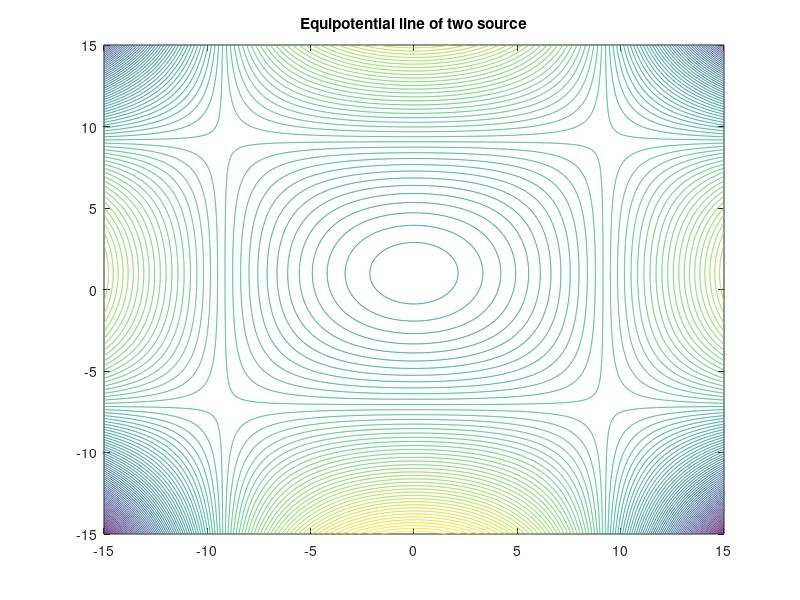
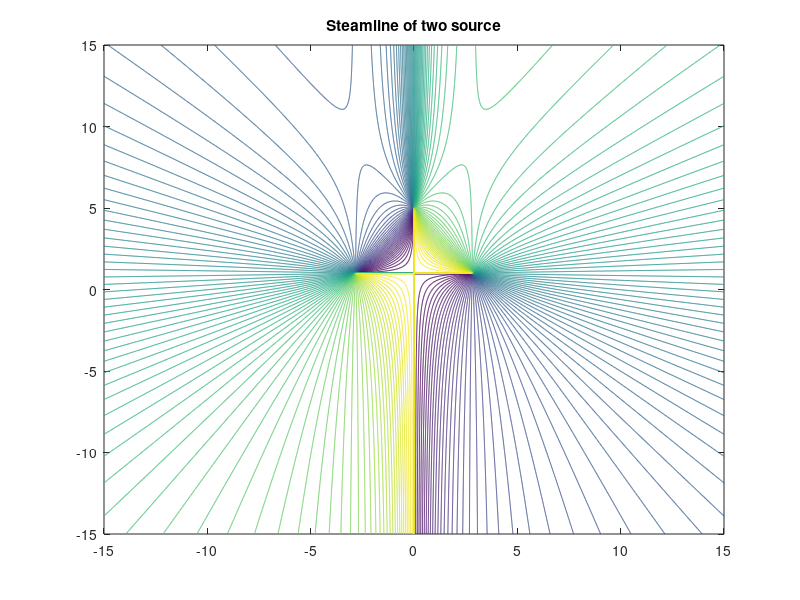

Write MATLAB code to recreate these figures, in order. (Note: this script raises an error after producing the figures.)
%% 
clear
clc
close all

nx=1000;xmin=-15;xmax=15;
ny=1000;ymin=-15;ymax=15;
[x,y]=meshgrid(linspace(xmin,xmax,nx),linspace(ymin,ymax,ny));
a = 3; h = 1;
Q = 10;
potentialfun = Q/4/pi*log((x.^2-a^2-h^2-y.^2+2*h*y)^2+4*x.^2*(y-h)^2);
levmax=max(max(potentialfun));
levmin=min(min(potentialfun));
lev=linspace(levmin,levmax,100);
figure;
contour(x,y,potentialfun,lev)
title('Equipotential line of two source');

streamfun = Q/2/pi*atan2(2*x.*(y-h),(x.^2-a^2-h^2-y^2+2*h*y));
lev1max=max(max(streamfun));
lev1min=min(min(streamfun));
lev1=linspace(lev1min,lev1max,100);
figure;
contour(x,y,streamfun,lev1)
title('Steamline of two source');


%% find interface inside
clear
clc
close all
particleSize = 125;  % unit: um
gapThickness = 1.397; % unit: mm
phiInitial = 0.31;
FlowRate = 150;      % unit: ml/min
pixelUpperLimitDelete = 40; % image inside this circle will be removed.
pixelLowerLimitDelete = 440;

MainDirectory = 'C:\Users\lr546\Desktop\';
DataDirectory = [MainDirectory,num2str(particleSize),'particle ',...
      num2str(gapThickness),'gap\phi',num2str(phiInitial*100)];
parameterDirectory = [DataDirectory,'\data.xls'];
imageDirectory =[DataDirectory,'\Gray Image\'];
Ratio = xlsread(parameterDirectory,1,'A2'); % unit: pixel/cm
inletRowPosition = xlsread(parameterDirectory,1,'B2');
inletColumnPosition = xlsread(parameterDirectory,1,'C2');

timeFrame = [450];
indexTotal = length(timeFrame);
for indexAnalysis = 1:length(timeFrame)
imageCalDirectory = [imageDirectory,num2str(timeFrame(indexAnalysis)),'.png'];
imageIntensity = imread(imageCalDirectory);

[imageHeight,imageWidth,~] = size(imageIntensity); 
imageGrayIntensity = rgb2gray(imageIntensity);
imageAnalysis = ezsmoothn(double(imageGrayIntensity));


image1 = imageAnalysis;
[fx,fy] = gradient(image1);

   binaryThreshold = graythresh(image1);
   imageClusterBinary = imbinarize(image1,binaryThreshold);
   figure
   imshow(imageClusterBinary)

imageOut = edge(image1,'canny');
figure; imshow(imageOut)
figure;imshow(fx)
figure;imshow(fy)
end
%% test perimeter of interface
clear
clc
close all


MainDirectory = 'C:\Users\lr546\Desktop\';
phiInitialArray = [0.17,0.2,0.25,0.28,0.31];
for informationGetIndex = 1:length(phiInitialArray)
      particleSize = 125;  % unit: um
      gapThickness = 1.397; % unit: mm
      phiInitial = phiInitialArray(informationGetIndex);
      FlowRate = 150;      % unit: ml/min
      timeFrame = linspace(30,600,571);
      % timeFrame = linspace(6,20,15).^2;
      DataDirectory = [MainDirectory,num2str(particleSize),'particle ',...
      num2str(gapThickness),'gap\phi',num2str(phiInitial*100)];
      interfaceDirectory = [DataDirectory,'\interface data'];
      parameterDirectory = [DataDirectory,'\data.xls'];
      ratio = xlsread(parameterDirectory,1,'A2')-3.7; % unit: pixel/cm

      indexTotal = length(timeFrame);
      s = zeros(1,indexTotal);
for indexAnalysis = 1:indexTotal
    fileDirectory = [interfaceDirectory,'\',num2str(timeFrame(indexAnalysis)),'.csv'];
    interface = csvread(fileDirectory,1,0);
    theta = interface(:,1);
    rho = interface(:,2);
    theta1 = theta;
    theta1(1,:) = [];
    rho1 = rho;
    rho1(1,:) = [];
    pointNumber = length(theta);
    theta(pointNumber) = [];
    rho(pointNumber) = []; 
    radiusCircle1 = ratio*sqrt(FlowRate/60 * timeFrame(indexAnalysis)/30/pi/(gapThickness/10));
    s(indexAnalysis) = sum(abs((theta-theta1).*(rho+rho1)/2));
    s1 = s;
    s2 = s;
    s1(:,1) = [];
    s2(:,indexTotal) = [];
    sdiff = s2./s1;
    rhoMean(indexAnalysis) = mean(rho1);
end
time = timeFrame;
time(:,indexTotal) = [];
% semilogx(time,sdiff,'-*')
% plot(sqrt(timeFrame),rhoMean);
loglog(timeFrame,s)
hold on
end
hold off
%% test smooth setting
clear
clc
close all

particleSize = 125;  % unit: um
gapThickness = 1.397; % unit: mm
phiInitial = 0.17;
FlowRate = 150;      % unit: ml/min
MainDirectory = 'C:\Users\lr546\Desktop\';


DataDirectory = [MainDirectory,num2str(particleSize),'particle ',...
      num2str(gapThickness),'gap\phi',num2str(phiInitial*100)];
interfaceDirectory = [DataDirectory,'\interface data'];
parameterDirectory = [DataDirectory,'\data.xls'];
% ratio = xlsread(parameterDirectory,1,'A2')-3.6; % unit: pixel/cm
% timeFrame = linspace(30,600,571);
timeFrame = 400;

fileDirectory = [interfaceDirectory,'\',num2str(timeFrame),'.csv'];
      interface1 = csvread(fileDirectory,1,0);
theta1 = interface1(:,1);
rho1 = interface1(:,2);
rho1S = smooth(rho1,'sgolay');
rho1S = smooth(rho1S,'sgolay');
rho1Sm = ezsmoothn(rho1);
      figure;plot(theta1,rho1)
      figure;plot(theta1,rho1S)
      figure;plot(theta1,rho1Sm)
%% test output csv
clear
clc
close all
output2 = {'theta','rho','rho_nomalized'};
output3 = [1,23,23;2,34,34];
output = array2table(output3,'VariableNames',{'theta','rho','rho_nomalized'});
fileName = 'test.csv';
writetable(output,fileName);
% fid = fopen(fileName,'w');
% fprintf(fid,'%s,%s,%s\n',output2{:});
% dlmwrite(fileName,output,',',1,0);
% fclose(fid);
%% using hausdorff distance to determine similarity between curve
clear
clc
close all

particleSize = 125;  % unit: um
gapThickness = 1.397; % unit: mm
phiInitial = 0.17;
MainDirectory = 'C:\Users\lr546\Desktop\';
DataDirectory = [MainDirectory,num2str(particleSize),'particle ',...
      num2str(gapThickness),'gap\phi',num2str(phiInitial*100)];
InterfaceDirectory = [DataDirectory,'\interface1.xls'];

comparisonMax = sheetNumber-1;
hd = zeros(1,comparisonMax);
for indexAnalysis = 1:indexTotal-1
      fileDirectory = [interfaceDirectory,'\',num2str(timeFrame),'.csv'];
      interfaceSheetFinal = xlsread(InterfaceDirectory,sheetNumber);
      interfaceSheetFinal(1:2,:) = [];
      interfaceFinalSmooth = ezsmoothn(interfaceSheetFinal(:,3));
      interfaceFinal = interp1(interfaceSheetFinal(:,1),interfaceFinalSmooth,thetaInterpolation);
%       interfaceFinal = interp1(interfaceSheetFinal(:,1),interfaceSheetFinal(:,3),thetaInterpolation);
      sample1 = [thetaInterpolation',interfaceFinal'];
%       interfaceFinal = [interfaceSheetFinal(:,1)',interfaceSheetFinal(:,3)'];
      interfaceSheetCompare = xlsread(InterfaceDirectory,comparisonIndex);
      interfaceSheetCompare(1:2,:)=[];
      interfaceCompareSmooth = ezsmoothn(interfaceSheetCompare(:,3));
      interfaceCompare = interp1(interfaceSheetCompare(:,1),interfaceCompareSmooth,thetaInterpolation);
%       interfaceCompare = interp1(interfaceSheetCompare(:,1),interfaceSheetCompare(:,3),thetaInterpolation);
      sample2 = [thetaInterpolation',interfaceCompare'];
      %       interfaceCompared = [interfaceSheetCompare(:,1)',interfaceSheetFinal(:,3)'];
      [hd(comparisonIndex),csq] = HausdorffDist(sample1,sample2);
      figure;plot(thetaInterpolation,interfaceFinal)
      hold on
      plot(thetaInterpolation,interfaceCompare)
end
%% USING Frechet Distance to determine similarity between curve
clear
clc
close all
thetaInterpolation = linspace(-3.13,3.13,1800);
particleSize = 125;  % unit: um
gapThickness = 1.27; % unit: mm
phiInitial = 0.35;
MainDirectory = 'C:\Users\lr546\Desktop\';
DataDirectory = [MainDirectory,num2str(particleSize),'particle ',...
      num2str(gapThickness),'gap\phi',num2str(phiInitial*100)];
InterfaceDirectory = [DataDirectory,'\interface1.xls'];
[~,sheetName] = xlsfinfo(InterfaceDirectory);
[~,sheetNumber] = size(sheetName);
comparisonMax = sheetNumber-1;
hd = zeros(1,comparisonMax);
for comparisonIndex = comparisonMax:-1:70
      interfaceSheetFinal = xlsread(InterfaceDirectory,sheetNumber);
      interfaceSheetFinal(1:2,:) = [];
      interfaceFinalSmooth = smooth(interfaceSheetFinal(:,3));
      interfaceFinal = interp1(interfaceSheetFinal(:,1),interfaceFinalSmooth,thetaInterpolation);
%       interfaceFinal = interp1(interfaceSheetFinal(:,1),interfaceSheetFinal(:,3),thetaInterpolation);
      sample1 = [thetaInterpolation',interfaceFinal'];
%       interfaceFinal = [interfaceSheetFinal(:,1)',interfaceSheetFinal(:,3)'];
      interfaceSheetCompare = xlsread(InterfaceDirectory,comparisonIndex);
      interfaceSheetCompare(1:2,:)=[];
      interfaceCompareSmooth = smooth(interfaceSheetCompare(:,3));
      interfaceCompare = interp1(interfaceSheetCompare(:,1),interfaceCompareSmooth,thetaInterpolation);
%       interfaceCompare = interp1(interfaceSheetCompare(:,1),interfaceSheetCompare(:,3),thetaInterpolation);
      sample2 = [thetaInterpolation',interfaceCompare'];
      %       interfaceCompared = [interfaceSheetCompare(:,1)',interfaceSheetFinal(:,3)'];
      [hd(comparisonIndex),csq] = DiscreteFrechetDist(sample1,sample2);
      figure;plot(thetaInterpolation,interfaceFinal)
      hold on
      plot(thetaInterpolation,interfaceCompare)
end

%% test Frechet Distance
clear
clc
close all

t = 0:pi/8:2*pi;
y = linspace(1,3,6);
P = [(2:7)' y']+0.3.*randn(6,2);
Q = [t' sin(t')]+2+0.3.*randn(length(t),2);
P1 = [1,1;2,2;3,3;4,4;5,5];
Q1 = [1,2;2,3;3,4;4,5;5,6];
[hd, cSq] = DiscreteFrechetDist(P,Q);
% plot result
figure
plot(Q1(:,1),Q1(:,2),'o-r','linewidth',3,'markerfacecolor','r')
hold on
plot(P1(:,1),P1(:,2),'o-b','linewidth',3,'markerfacecolor','b')
title(['Discrete Frechet Distance of curves P and Q: ' num2str(hd)])
legend('Q','P','location','best')
line([2 hd+2],[0.5 0.5],'color','m','linewidth',2)
text(2,0.4,'dFD length')
for i=1:length(cSq)
  line([P1(cSq(i,1),1) Q1(cSq(i,2),1)],...
       [P1(cSq(i,1),2) Q1(cSq(i,2),2)],...
       'color',[0 0 0]+(i/length(cSq)/1.35));
end
axis equal
% display the coupling sequence along with each distance between points
disp([cSq sqrt(sum((P1(cSq(:,1),:) - Q1(cSq(:,2),:)).^2,2))])
%% test deformation
clear
clc
close all

phiInitial = 0.31;
DataDirectory = 'C:\Users\lr546\Desktop\125particle 1.397gap\';
interfaceDirectory = [DataDirectory,'phi',num2str(phiInitial*100),'\interface.xls'];
sheetIndex = 15;
interfaceDataFrame = xlsread(interfaceDirectory,sheetIndex);
interfaceDataFrame([1,2],:) = [];
interfaceTheta = interfaceDataFrame(:,1);
rho = interfaceDataFrame(:,2);
interface = interfaceDataFrame(:,3);
 figure;plot(interfaceTheta,interface)
 figure;plot(interfaceTheta,rho)

% interface1 = smooth(interface);
interface2 = smooth(interface,'lowess');
figure;plot(interfaceTheta,interface2)
interface2 = smooth(interface2,'lowess');
figure;plot(interfaceTheta,interface2)

% interface3 = smooth(interface,'loess');
% interface4 = smooth(interface,'sgolay');
% interface5 = smooth(interface,'rlowess');
% interface6 = smooth(interface,'rloess');

% figure;plot(interfaceTheta,interface1)

% figure;plot(interfaceTheta,interface3)
% figure;plot(interfaceTheta,interface4)
% figure;plot(interfaceTheta,interface5)
% figure;plot(interfaceTheta,interface6)

interfacem = medfilt1(interface2,10);
figure;plot(interfaceTheta,interfacem)
interfacem = medfilt1(interfacem,5);
figure;plot(interfaceTheta,interfacem)
test = 3-interfacem;
figure;plot(interfaceTheta,test)
[PKS,LOCS]= findpeaks(test);
interfaceTheta(LOCS)
%% test smooth function use
clear
clc
close all

%% plot z-score rho
clear
clc
close all
 phiInitial = [0.11,0.20,0.23,0.24,0.25,0.27,0.29,0.31];
% phiInitial = 0.31;
indexMaximum = length(phiInitial);
for plotIndex =1:indexMaximum
color = char('b','r','k','g','m','c','y','b','r');
DataDirectory = 'C:\Users\lr546\Desktop\125particle 1.397gap\';
interfaceDirectory = [DataDirectory,'phi',num2str(phiInitial(plotIndex)*100),'\interface.xls'];
rsDirectory = [DataDirectory,'phi',num2str(phiInitial(plotIndex)*100),'\rsPlot5-9.png'];
[~,SheetName,~]=xlsfinfo(interfaceDirectory);
for sheetIndex = 5:1:length(SheetName);
      [rsData,~,~] = xlsread(interfaceDirectory,sheetIndex);
      rsData([1,2],:)=[];
      plot(rsData(:,1),rsData(:,3),color(sheetIndex))
      hold on
end
hold off
print('-dpng',rsDirectory,'-r100')
end
%% test calculate outer perimeter 
clear
clc
close all
inletRowPosition = 459.0964;
inletColumnPosition = 601.386;
imageIntensity=imread(fullfile('C:\Users\lr546\Desktop\325particle 1.397gap\phi27\Color Image\315.png'));
[imageHeight,imageWidth,~] = size(imageIntensity); 
imageIntensity=rgb2gray(imageIntensity);
 figure
 imshow(imageIntensity)

BW1 = imbinarize(imageIntensity);
figure
imshow(BW1);
imageInterface = bwperim(BW1);
figure
imshow(imageInterface)
test = edge(BW1,'canny');
figure
imshow(test)
test2 = bwareaopen(test,100);
figure
imshow(test2)
kNum = 1;
for rowNum=1:imageHeight
    for columnNum=1:imageWidth
        rowLocation(kNum)=(rowNum-inletRowPosition);  % unit: pixel
        columnLocation(kNum)=(columnNum-inletColumnPosition);
        interfaceVector(kNum)=imageInterface(rowNum,columnNum);
        kNum=kNum+1;
    end
end
[thetaLocation,rhoLocation]=cart2pol(columnLocation,rowLocation); 
indexInterface = interfaceVector ==1;

rhoInterfaceLocation = rhoLocation(indexInterface);
thetaInterfaceLocation = thetaLocation(indexInterface);
interfaceOuter = [rhoInterfaceLocation',thetaInterfaceLocation']

%% Test image process.
clear 
clc
close all

intial_x_crop = 450;  %x-coordinate of the top-left-most point of the cropped image on original image 
intial_y_crop =98;    %y-coordinate of the top-left-most point of the cropped image on original image 
x_max = 1160;   
y_max = 932; 
medianFilter = [3 3];   %input parameter for median filter, usually not changed
cannyvec = [0.4 0.5]; %input parameter for canny method in edge function
sigma = sqrt(2);     %input parameter for canny method in edge function
denom = 3;    %the parameter determines the threshold with which the code will remove unwanted points so
imageOriginal=imread('test3.png');
x_pos = x_max/100;
y_pos = y_max/100;
savevec = [0 0 x_pos y_pos];
ratio=110;   % pixel per inch.
phi=0.31;
cropvec = [intial_x_crop,intial_y_crop,x_max,y_max];

imageGray = rgb2gray(imageOriginal);
imageCrop = imcrop(imageGray,cropvec);    
im_med = medfilt2(imageCrop,medianFilter);    
canny=edge(im_med,'canny',cannyvec,sigma);
test=bwareaopen(canny,100);
[row,col]=find(test);    
len2 = length(row);
test=bwareaopen(canny,floor(len2/denom));
clear row;
clear col;
[row,col]=find(test);
matr_cart=[col,row];
[cen_fit, radius_fit, ~]=fitcircle(matr_cart, 'tol', 1e-5);

zz = length(row);
radius = zeros(1,zz);
center_y = sum(col)/zz;
center_x = sum(row)/zz;
% imshow(imageCrop);
% hold on
% plot(col,row,'b*','markersize',3)
% set(gcf,'PaperUnits','inches','PaperPosition',savevec)
% fname = sprintf('finger_1.png');
% fullfileName=fullfile(dir3,fname);
% print('-dpng',fullfileName,'-r100');    
for i = 1:zz
    radius(i) = sqrt((col(i)-center_y )^2+(row(i)-center_x)^2);
end
radius_ave = sum(radius)/zz;
% ratio = dia_ave/(5/32); 


len1 = length(row);
min_col = min(col);
max_col = max(col);

% figure
% imshow(imageCrop)



%% Obtain intensity
clear 
clc
close all

Imin=165.5575;

intial_x_crop1 = 405;
intial_y_crop1 = 90;
x_max1 = 1159;
y_max1 = 931;
cropvec1 = [intial_x_crop1 intial_y_crop1 x_max1 y_max1];
%  imageIntensity=imageCrop;

%%%%
phi=0.31;
ratio=111.8493;
center_x=469.7894;
center_y=589.8303;
imageIntensity=imread(fullfile('C:\Users\lr546\Desktop\concentration\test3.png'));
imageIntensity=rgb2gray(imageIntensity);
 figure
 imshow(imageIntensity)
%%%%

BW1 = imbinarize(imageIntensity);
indexS=find(BW1<1);
 imshow(BW1)
BW1 = ~BW1;
BW2 = bwfill(BW1, 'holes');
 figure 
imshow(BW2)
 index=find(BW1<1);

  imageProcess=imageIntensity;
  imageProcess(index)=255;
   figure
   imshow(imageProcess)

image_ave = IntCrct(cropvec1);
 figure
 imshow(image_ave)

ref_corrected1 = double(imageIntensity)./double(image_ave);
ref_corrected2 = uint8(ref_corrected1*180);
figure
imshow(ref_corrected2)

imageCal=double(ref_corrected2);
imageCal=log(imageCal/Imin);
imageCal(index)=0;
kNum=1;

for iNum=1:933
    for jNum=1:1161
        comp=sqrt((iNum-center_x)^2+(jNum-center_y)^2);
        if comp<= 25
            index1(1,kNum)=iNum;
            index1(2,kNum)=jNum;
            kNum=kNum+1;
        end
    end
end
indxi=index1(1,:);
indxj=index1(2,:);
indexAnalysis=sub2ind(size(imageCal),indxi,indxj);
imageCal(indexAnalysis)=0;
indexTemp=find(imageCal ~= 0);
imageCaltemp=zeros(size(imageCal));
imageCaltemp(indexTemp)=1;
areaTemp=sum(imageCaltemp(:));
pixelArea=(1*0.0254/ratio)^2;
k=phi*areaTemp/sum(sum(imageCal(:)))
imageCon=k*imageCal;

ref_corrected2(indexAnalysis)=255;
figure
imshow(ref_corrected2)

[conPlotx,conPloty]=meshgrid(1:1160,1:932);

figure
pcolor(conPlotx,conPloty,imageCon)
axis([400,750,300,650])

kNum=1;
for iNum=1:932
    for jNum=1:1160
        yLocation(kNum)=(iNum-center_x)/ratio*0.0254;  % unit: m
        xLocation(kNum)=(jNum-center_y)/ratio*0.0254;
        concentration(kNum)=imageCon(iNum,jNum);
        kNum=kNum+1;
    end
end

[thetaLocation,rLocation]=cart2pol(xLocation,yLocation);
limitPixel=30:5:150;
limit=limitPixel/ratio*0.0254;


for logicNum=1:length(limit)-1
      indexLogical=logical(rLocation>limit(logicNum) & rLocation<=limit(logicNum+1));
      concentrationMatrixIndex=find(indexLogical );
      concentrationRing=concentration(concentrationMatrixIndex);
      concentrationAverage(logicNum)=mean(concentrationRing);
      locationReal(logicNum)=(limit(logicNum)+limit(logicNum+1))/2;
end

figure
plot(locationReal,concentrationAverage,'*-')

figure
plot3(xLocation,yLocation,concentration)
% axis([-0.0335,0.0335,-0.0335,0.0335,0.1,0.35])




